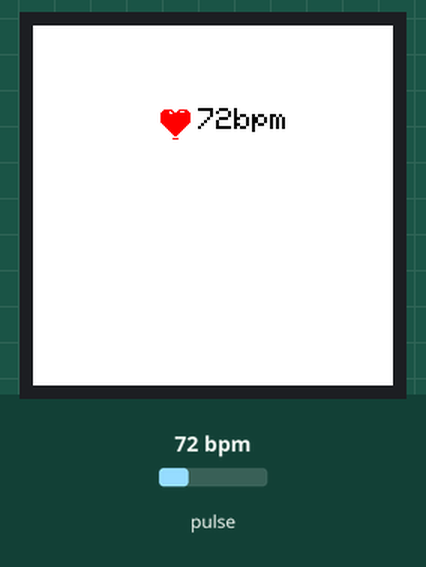
Bench run of a sketch on a simulated Arduino Uno, built with avr-gcc and run on an emulated ATmega328P. On the bench: 240×240 colour display. The test bench sets the inputs (shaded band); at power-on: pulse 72 bpm. What the sketch prints to the serial monitor is not drawn.

Above: at 1.8 s.
1.9 s: pulse set to 42 bpm
At 4.0 s:
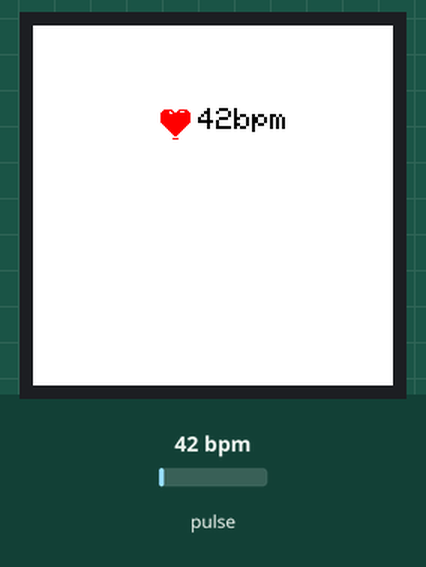
5.7 s: pulse set to 70 bpm
At 7.7 s:
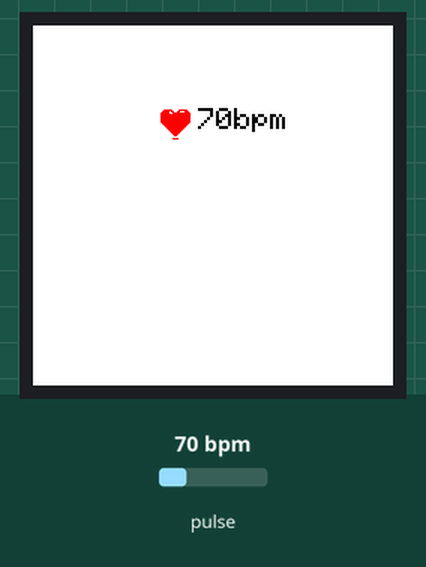
9.7 s: pulse set to 100 bpm
At 12.0 s:
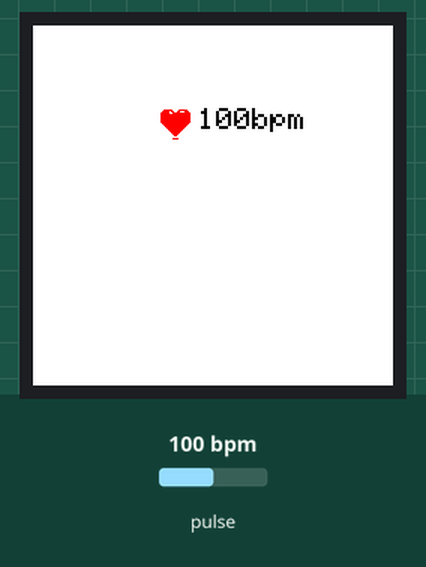
Timing chart, 0 to 13.5 s (numbered marks = the images above; inputs shaded):
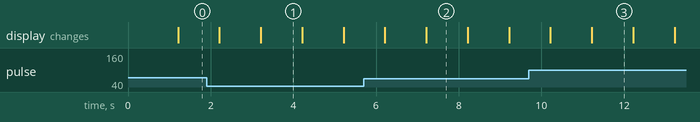

Measured:
- after the input at 1.9 s, the display: first differs from a run without the input after 1.3 s (image 1)
- after the input at 5.7 s, the display: first differs from a run without the input after 1.5 s (image 2)
- after the input at 9.7 s, the display: first differs from a run without the input after 1.5 s (image 3)
- what the display in image 1 shows lasts 1.0 s, from 3.2 s to 4.2 s

The sketch:

BPM_TFT.ino
```cpp
#include <Wire.h>
#include <SoftwareSerial.h>

#include <Adafruit_GFX.h>    //그래픽 라이브러리
#include <Adafruit_ST7789.h> //그래픽 라이브러리
#include <SPI.h>


#define USE_ARDUINO_INTERRUPTS true    // Set-up low-level interrupts for most acurate BPM math.
#include <PulseSensorPlayground.h>     // 심박수 라이브러리

#define PULSE_SIG 0                    // PulseSensor PURPLE WIRE connected to ANALOG PIN 0
#define THREASHOLD 550               // Determine which Signal to "count as a beat" and which to ignore.
#define TFT_CS         8
#define TFT_DC         9
#define TFT_RST        10
#define REPORTING_PERIOD_MS     1000
#define RX 3
#define TX 2
SoftwareSerial BT(TX, RX); // 블루투스 설정

PulseSensorPlayground pulseSensor;            // Creates an instance of the PulseSensorPlayground object called "pulseSensor"
Adafruit_ST7789 tft = Adafruit_ST7789(TFT_CS, TFT_DC, TFT_RST);


char chConvert_Int[16];                       // 정수 -> 문자열 변환용 캐릭터형 변수 선언
char chTime[15];
bool bHeart_Status = false;                   // bool 변수 선언

int Threshold = 550;

uint32_t tsLastReport = 0;      //시간 저장용 변수

volatile boolean beatDetect = true;     //맥감감지 여부 확인 변수, 초기는 미감지로 설정

const unsigned char heart [] PROGMEM = {    //심장 표시용 이미지 픽셀 정보
  0x00, 0x00, 0x00, 0x00, 0x00, 0x00, 0x00, 0x00, 0x00, 0x00, 0x00, 0x00, 0x00, 0x00, 0x00, 0x00,
  0x00, 0x00, 0x00, 0x00, 0x00, 0x00, 0x00, 0x00, 0x01, 0xf8, 0x7e, 0x00, 0x03, 0xec, 0xc7, 0x00,
  0x07, 0xe7, 0xff, 0x80, 0x07, 0xff, 0xff, 0x80, 0x07, 0xff, 0xff, 0x80, 0x07, 0xff, 0xff, 0x80,
  0x07, 0xff, 0xff, 0x80, 0x07, 0xff, 0xff, 0x80, 0x07, 0xff, 0xff, 0x80, 0x03, 0xff, 0xff, 0x00,
  0x01, 0xff, 0xfe, 0x00, 0x00, 0xff, 0xfc, 0x00, 0x00, 0x7f, 0xf8, 0x00, 0x00, 0x3f, 0xf0, 0x00,
  0x00, 0x1f, 0xe0, 0x00, 0x00, 0x0f, 0xc0, 0x00, 0x00, 0x07, 0x80, 0x00, 0x00, 0x03, 0x00, 0x00,
  0x00, 0x00, 0x00, 0x00, 0x00, 0x07, 0x80, 0x00, 0x00, 0x00, 0x00, 0x00, 0x00, 0x00, 0x00, 0x00,
  0x00, 0x00, 0x00, 0x00, 0x00, 0x00, 0x00, 0x00
};

const unsigned char logo [] PROGMEM = {    //로고 이미지 픽셀 정보(필요시 사용)
  0xff, 0xff, 0xff, 0xff, 0xff, 0xff, 0xff, 0xf0, 0xff, 0xff, 0xff, 0xff, 0xff, 0xff, 0xff, 0xf0,
  0xff, 0xff, 0xff, 0xff, 0xff, 0xff, 0xff, 0xf0, 0xff, 0xff, 0xff, 0xff, 0xff, 0xff, 0xff, 0xf0,
  0xff, 0xff, 0xff, 0xff, 0xff, 0xff, 0xff, 0xf0, 0xff, 0xff, 0xff, 0xff, 0xff, 0xff, 0xff, 0xf0,
  0xff, 0xff, 0xff, 0xff, 0xff, 0xff, 0xff, 0xf0, 0xff, 0xff, 0xc0, 0xff, 0xfe, 0x0f, 0xff, 0xf0,
  0xff, 0xff, 0x84, 0x78, 0x3c, 0x47, 0xff, 0xf0, 0xff, 0xff, 0x1e, 0x00, 0x00, 0xf3, 0xff, 0xf0,
  0xff, 0xff, 0x30, 0x0f, 0xe0, 0x39, 0xff, 0xf0, 0xff, 0xff, 0x20, 0xff, 0xfe, 0x19, 0xff, 0xf0,
  0xff, 0xff, 0x03, 0xff, 0xff, 0x01, 0xff, 0xf0, 0xff, 0xff, 0x0f, 0xff, 0xff, 0xc3, 0xff, 0xf0,
  0xff, 0xff, 0x1f, 0xff, 0xff, 0xf3, 0xff, 0xf0, 0xff, 0xfe, 0x3f, 0xff, 0xff, 0xf9, 0xff, 0xf0,
  0xff, 0xfc, 0x7f, 0xff, 0xff, 0xfc, 0xff, 0xf0, 0xff, 0xfc, 0xff, 0xff, 0xff, 0xfc, 0x7f, 0xf0,
  0xff, 0xf9, 0xff, 0xff, 0xff, 0xfe, 0x7f, 0xf0, 0xff, 0xf9, 0xff, 0xff, 0xff, 0xff, 0x3f, 0xf0,
  0xff, 0xf3, 0xff, 0xff, 0xff, 0xff, 0x3f, 0xf0, 0xff, 0xf3, 0xff, 0xff, 0xff, 0xff, 0x3f, 0xf0,
  0xff, 0xe7, 0xff, 0xff, 0xff, 0xff, 0x9f, 0xf0, 0xff, 0xe7, 0x80, 0x3f, 0xe0, 0x0f, 0x9f, 0xf0,
  0xff, 0xe7, 0x80, 0x3f, 0xe0, 0x0f, 0x9f, 0xf0, 0xff, 0xe7, 0xff, 0xff, 0xff, 0xff, 0xdf, 0xf0,
  0xff, 0xe7, 0xff, 0xff, 0xff, 0xff, 0xcf, 0xf0, 0xff, 0xe7, 0xf8, 0xff, 0xf8, 0xff, 0xcf, 0xf0,
  0xff, 0xe7, 0xf8, 0xff, 0xf8, 0x7f, 0xcf, 0xf0, 0xff, 0xe7, 0xf8, 0xff, 0xf8, 0xff, 0xcf, 0xf0,
  0xff, 0xe7, 0xfd, 0xff, 0xfd, 0xff, 0xcf, 0xf0, 0xff, 0xe7, 0xff, 0xf8, 0xff, 0xff, 0xdf, 0xf0,
  0xff, 0xe7, 0xff, 0x80, 0x0f, 0xff, 0x9f, 0xf0, 0xff, 0xe7, 0xff, 0x18, 0xc7, 0xff, 0x9f, 0xf0,
  0xff, 0xf7, 0xff, 0x3d, 0xe7, 0xff, 0x9f, 0xf0, 0xff, 0xf3, 0xfe, 0x7f, 0xf7, 0xff, 0x3f, 0xf0,
  0xff, 0xf3, 0xff, 0x7d, 0xe7, 0xff, 0x3f, 0xf0, 0xff, 0xf9, 0x87, 0x38, 0xe7, 0xbe, 0x3f, 0xf0,
  0xff, 0xf8, 0x01, 0x80, 0x0c, 0x0e, 0x7f, 0xf0, 0xff, 0xfc, 0x10, 0xc6, 0x18, 0x04, 0xff, 0xf0,
  0xff, 0xfe, 0x7c, 0xff, 0xf9, 0xe0, 0xff, 0xf0, 0xff, 0xfc, 0xfc, 0xff, 0xf1, 0xf1, 0xff, 0xf0,
  0xff, 0xfc, 0xfc, 0x7f, 0xf3, 0xf9, 0xff, 0xf0, 0xff, 0xfc, 0xfc, 0xff, 0xf3, 0xf8, 0xff, 0xf0,
  0xff, 0xf9, 0xfc, 0xff, 0xf3, 0xf8, 0xff, 0xf0, 0xff, 0xf9, 0xfc, 0x1f, 0xe3, 0xfc, 0x7f, 0xf0,
  0xff, 0xf9, 0xfc, 0x00, 0x01, 0xfc, 0x7f, 0xf0, 0xff, 0xf9, 0xfc, 0xc0, 0x01, 0xfc, 0x7f, 0xf0,
  0xff, 0xf9, 0xf8, 0xff, 0xf9, 0xfc, 0x7f, 0xf0, 0xff, 0xf9, 0xfd, 0xff, 0xfc, 0xfe, 0x7f, 0xf0,
  0xff, 0xf9, 0xff, 0xff, 0xfc, 0xfe, 0x7f, 0xf0, 0xff, 0xfd, 0xff, 0xff, 0xfe, 0x7c, 0xff, 0xf0,
  0xff, 0xfc, 0xf9, 0xff, 0xfe, 0x01, 0xff, 0xf0, 0xff, 0xfe, 0x01, 0xff, 0xff, 0x03, 0xff, 0xf0,
  0xff, 0xff, 0x81, 0xff, 0xff, 0xc3, 0xff, 0xf0, 0xff, 0xff, 0xfd, 0xff, 0xff, 0xf3, 0xff, 0xf0,
  0xff, 0xff, 0xfd, 0xff, 0xff, 0xff, 0xff, 0xf0, 0xff, 0xff, 0xff, 0xff, 0xff, 0xff, 0xff, 0xf0,
  0xff, 0xff, 0xff, 0xff, 0xff, 0xff, 0xff, 0xf0, 0xff, 0xff, 0xff, 0xff, 0xff, 0xff, 0xff, 0xf0
  //https://convertio.co/kr/download/de5940f99c01bf9ecb58e3babea0175db2a588/
};

// Setup -----------------------------------------------------------------------------------------------------
void setup()
{
    // Configure the PulseSensor object, by assigning our variables to it.
    pulseSensor.analogInput(PULSE_SIG);
    pulseSensor.setThreshold(THREASHOLD);
    Serial.begin(9600);
    BT.begin(9600);

    tft.init(240, 240);          //tft디스플레이 초기화
    tft.fillScreen(ST77XX_WHITE);
    tft.setTextColor(ST77XX_BLACK);
    tft.setTextSize(2);
    tft.drawBitmap(80, 50, heart, 30, 30, ST77XX_RED);     //심장이미지 그리기 (x좌표, y좌표, 이미지, 가로크기, 세로크기, 색상)
    //tft.drawBitmap(100, 120, logo, 64, 64, ST77XX_BLUE); //로고 이미지 그리기

    pulseSensor.begin();
}

void loop()
{

    // 1초에 한번씩 맥박여부를 감지해서 맥박이 감지되었다면 화면에 표시
//    if (millis() - tsLastReport > REPORTING_PERIOD_MS)
//    {
//        if(beatDetect==true)    //맥박감지시
//        {
          static int heartRate;
          static String stime;
          eraseText(heartRate, stime);      // 이전에 표시했던 문자 지우기
          //tft.fillScreen(ST77XX_WHITE);
          heartRate = pulseSensor.getBeatsPerMinute();   //심장박동수 얻어오기
          stime = BT.readStringUntil('\n');
          Serial.print("Heart rate:");        //시리얼 모니터 심장 박동수 표시하기
          Serial.println(heartRate);
          Serial.print("time:");        //시리얼 모니터 시간 표시하기
          Serial.println(stime);
          tft.setTextColor(ST77XX_BLACK);
          tft.setCursor(100,80);
          tft.print(stime);
          tft.setCursor(110,55);
          tft.print(heartRate);
          tft.print("bpm");
          BT.write(heartRate);
          delay(1000);
//          tsLastReport = millis();
//          beatDetect=true;
//        }
//
//    }
}


void eraseText(int heartRate, String stime)    // 이전 표시 문자 지우기 함수
{
  tft.setTextColor(ST77XX_WHITE);
  tft.setCursor(100,80);
  tft.print(stime);
  tft.setCursor(110,55);
  tft.print(heartRate);
  tft.print("bpm");

}
```
